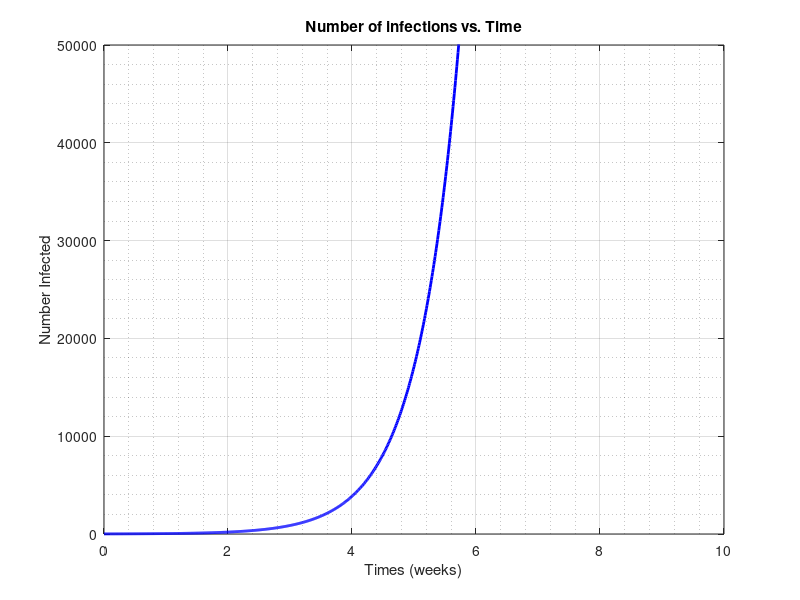

The MATLAB source for this figure:
%% Set Parameters
I0 = 10; % Initial number of infected.
a = 1.5; % Coefficient in weak^-1

tmax = 10; % Number of weeks
dt = 0.01; % Size of time step in weeks
Imax = 5e4; % Max number infected for graph

%% Initialize Vectors
t = 0:dt:tmax; % Time vector
Nt = length(t); % Number of time steps
I = zeros(1,Nt); % Infection vector
I(1) = I0; % Set initial infection value

%% Calculations
for it = 1:Nt-1
    dI = a*I(it); % Rate of change per week;
    I(it+1) = I(it) + dI * dt; 
end

%% Plots
plot(t, I, '-b', 'LineWidth', 2)
axis([0 tmax 0 Imax])
grid on
grid minor
xlabel('Times (weeks)')
ylabel('Number Infected')
title('Number of infections vs. Time')